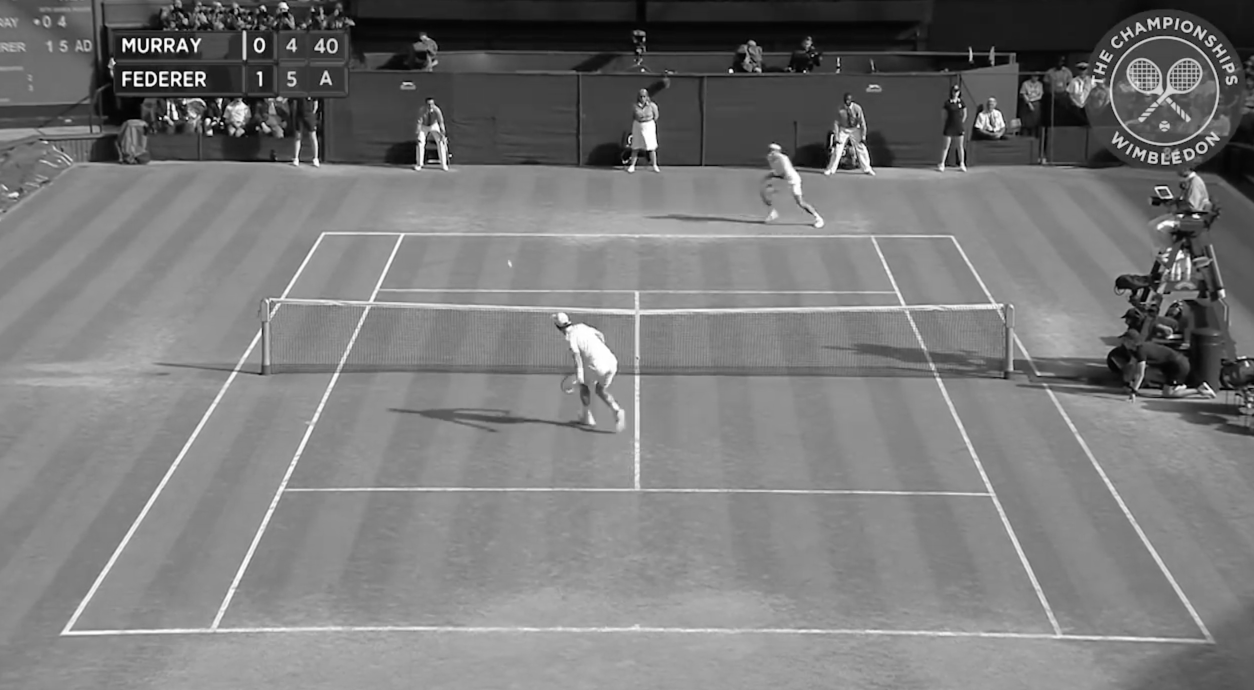
#> input picture test.jpg, 2508 x 1380 px (shown at 1/2 size)
$ jupyter execute --allow-errors Untitled.ipynb   (shell and % lines are left out)
#> lines starting #> are read from the running program, lines starting #| are printed output that depends on the picture
# matplotlib

[cell 1]
import numpy as np
import cv2
import os
import matplotlib.pyplot as plt

from copy import deepcopy

[cell 2]
plt.imshow(plt.imread('test.jpg'))

[cell 3]
plt.imshow(plt.imread('tn1.png'))
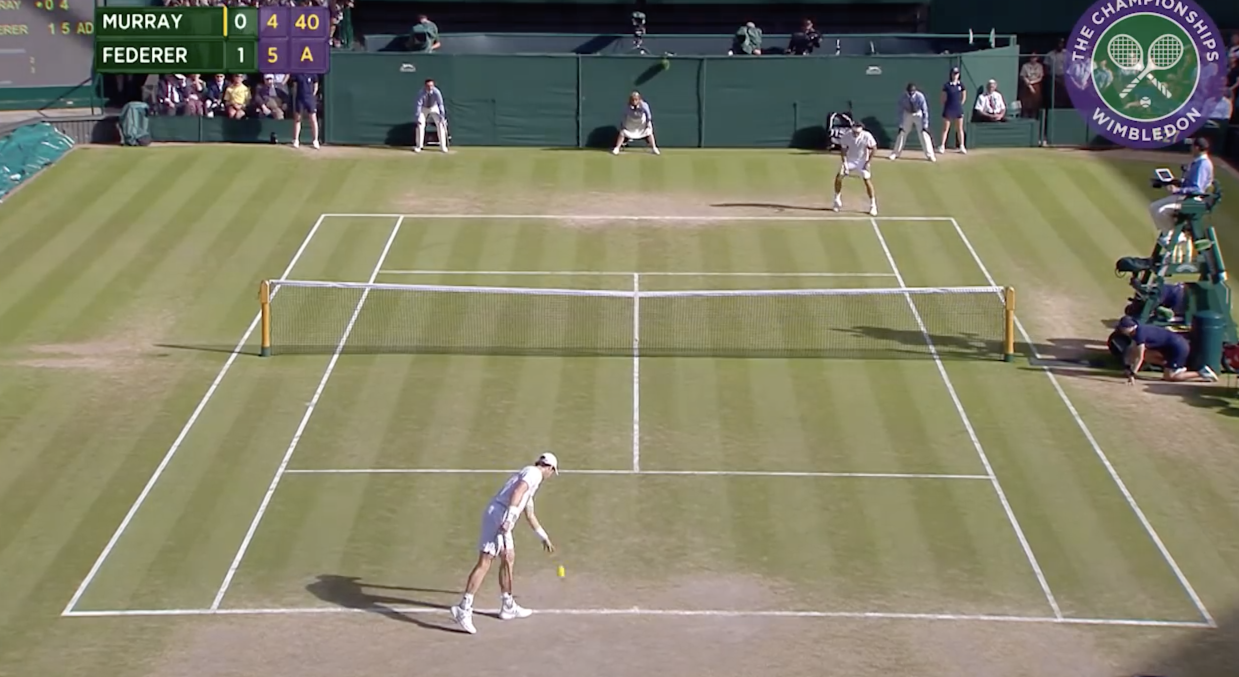
#> input picture tn1.png, 2478 x 1354 px (shown at 1/2 size)

[cell 4]
tn1 = plt.imread('tn1.png')
#> tn1 is the input picture: shape (1354, 2478, 4) float32; mean R, G, B, A 0.513, 0.504, 0.413, 1
tn1.shape
#> Out = (1354, 2478, 4)

[cell 5]
r = tn1[:, :, 0]
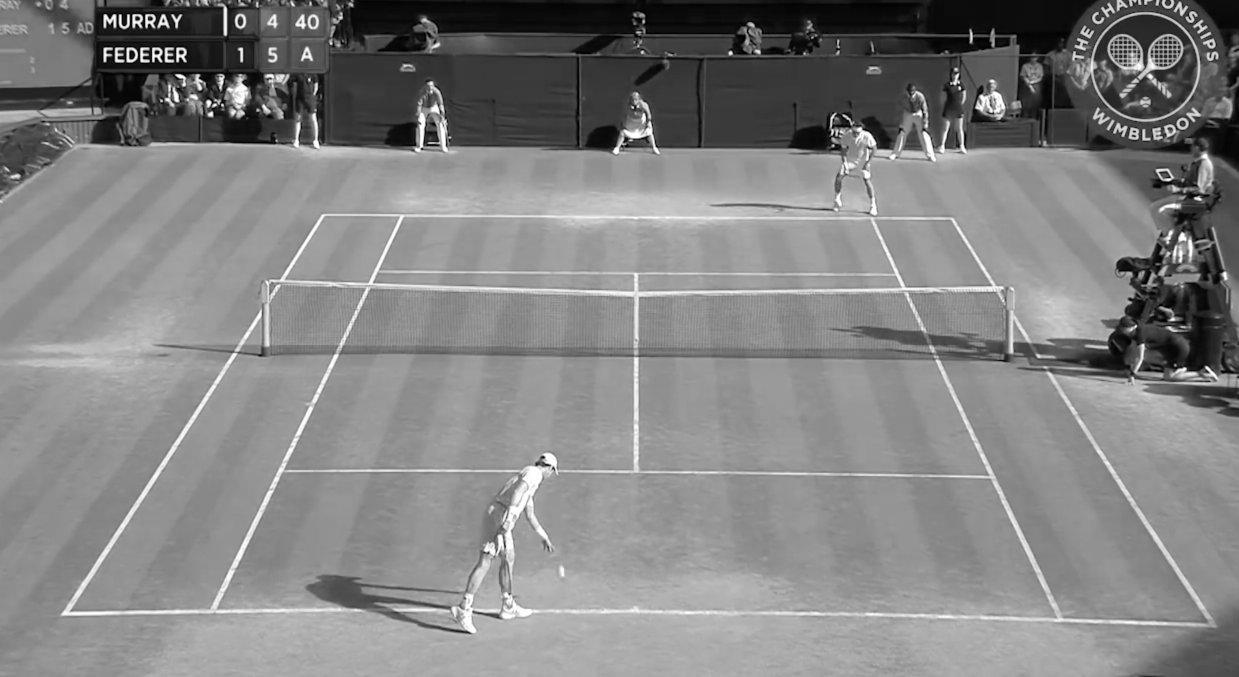
#> r: shape (1354, 2478) float32 (shown at 1/2 size); min 0, max 1, mean 0.513
g = tn1[:, :, 1]
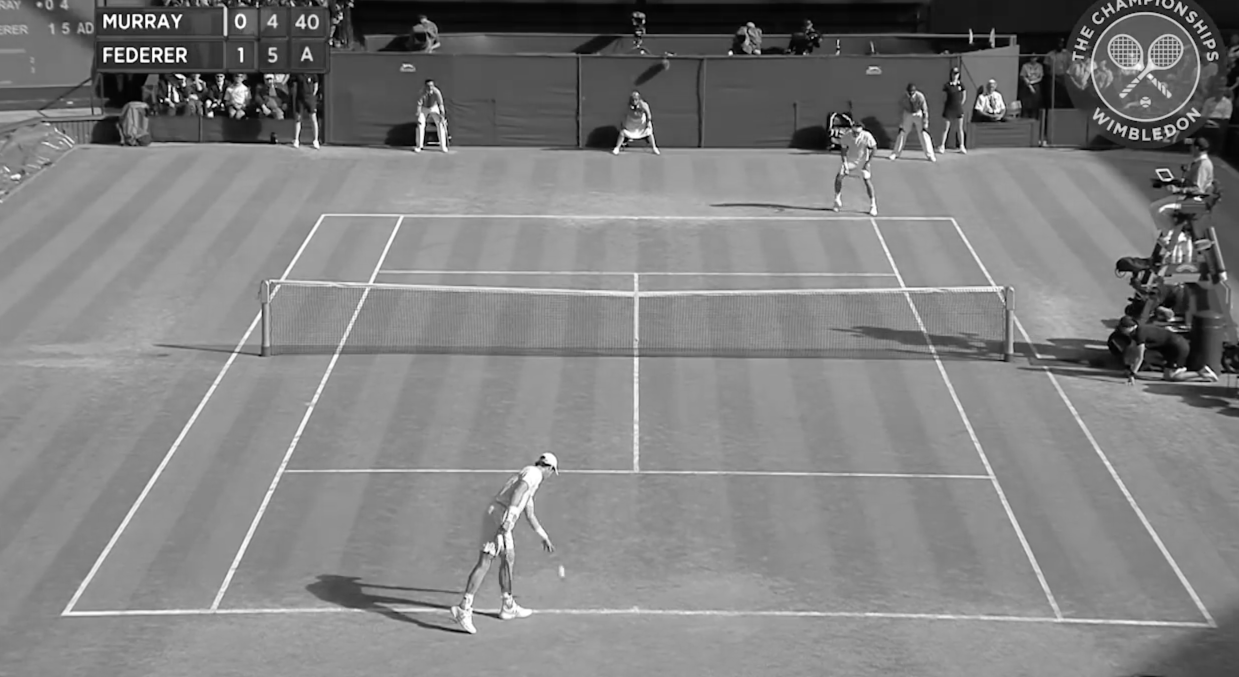
#> g: shape (1354, 2478) float32 (shown at 1/2 size); min 0, max 1, mean 0.505
b = tn1[:, :, 2]
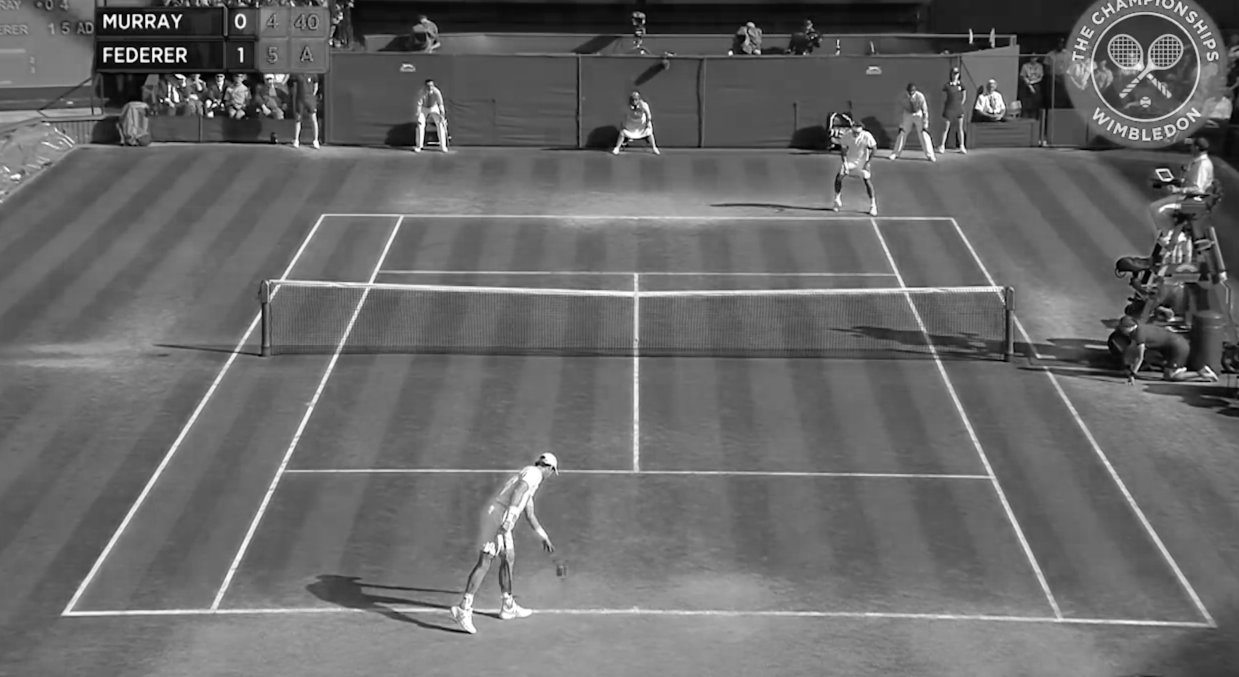
#> b: shape (1354, 2478) float32 (shown at 1/2 size); min 0, max 1, mean 0.412

plt.imshow(r)

# PIL

[cell 6]
from PIL import Image
im = Image.open('tn1.png')
im.show()

[cell 7]
im.mode, im.format, type(im)

[cell 8]
im_g = im.convert('L')
im_g.save('tn1_g.png')
Image.open('tn1_g.png').show()

[cell 9]
gg = plt.imread('tn1_g.png')
#> gg: shape (1354, 2478) float32; min 0, max 1, mean 0.497
gg.shape
#> Out = (1354, 2478)

[cell 10]
tn = 'tn1.png'
plt.imshow(plt.imread(tn))

[cell 11]
plt.imread(tn).shape

[cell 12]
tn_rgb = plt.imread(tn)[:, :, 0:3]

[cell 13]
tn_rgb.shape
#> Out = (1354, 2478, 3)

[cell 14]
# tn_cv2 = cv2.imread(tn_rgb)
# plt.imshow(tn_cv2)
plt.imshow(tn_rgb)

[cell 15]
dd = cv2.imread('tn1.png')
dd.shape
#> Out = (1354, 2478, 3)

[cell 16]
dd = cv2.cvtColor(dd, cv2.COLOR_BGR2RGB)

[cell 17]
dd.shape
#> Out = (1354, 2478, 3)

[cell 18]
plt.imshow(dd)

[cell 19]
dd[0].shape
#> Out = (2478, 3)

[cell 20]
abc = dd[:,:,0]
thsh = np.zeros_like(abc)
thsh[(abc >= 180)] = 255
plt.imshow(abc)
